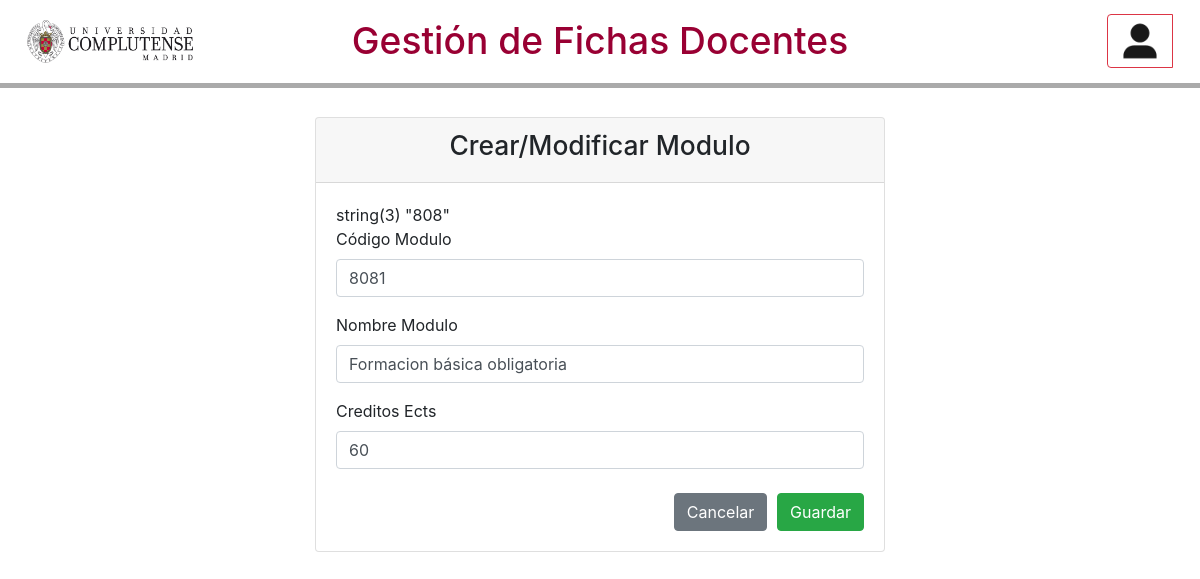
Screenshot of /modulo.php?idGrado=808&idModulo=8081 (signed in) with the database file from the repository.
### tables this page shows
CREATE TABLE `modulo` (
  `IdModulo` int(5) NOT NULL,
  `NombreModulo` varchar(100) NOT NULL,
  `CreditosModulo` float NOT NULL,
  `Activo` float NOT NULL,
  `CodigoGrado` int(4) NOT NULL
);

### includes/DataSource.php (called while the page is built, shortened)
<?php
require_once('config.php');
class DataSource{
    private $dsn;
    private $dbh;
    public  function __construct(){
        try{
            $this->dsn = "mysql:host=".BD_HOST.";dbname=".BD_NAME."";
            $this->dbh= new \PDO($this->dsn,BD_USER,BD_PASS);
        }
        catch(\PDOException $e){
            echo $e->getMessage();
        }
    }
    public function executeQuery($sql,$values){
        if(isset($this->dsn)&&isset($this->dbh)&&isset($sql)){
            $query=$this->dbh->prepare($sql);
            $query->execute($values);
            $results=$query->fetchAll(\PDO::FETCH_ASSOC);
            return $results;
        }else{
            return -1;
        }
    }
}

### includes/Integracion/Modulo/DAOModuloImplements.php (called while the page is built, shortened)
<?php
class DAOModuloImplements implements DAOModulo
{
    public static function findModulo($idModulo)
    {
        $singletonDataSource = new SingletonDataSource();
        $dataSource = $singletonDataSource->getInstance();
        $sql = "SELECT * FROM modulo WHERE IdModulo = :idModulo";
        $values = array(':idModulo' => $idModulo);
        $results = $dataSource->executeQuery($sql, $values);
        return $results;
    }
}

### includes/Negocio/Modulo/SAModuloImplements.php (called while the page is built, shortened)
<?php
require_once('includes/Negocio/Modulo/Modulo.php');
class SAModuloImplements implements SAModulo
{
    public static function findModulo($idModulo)
    {
        $factoriesDAO = new \es\ucm\FactoriesDAOImplements();
        $DAOModulo = $factoriesDAO->createDAOModulo();
        $modulo = $DAOModulo->findModulo($idModulo);
        if ($modulo && count($modulo) === 1) {
            $modulo = new Modulo(
                $modulo[0]['IdModulo'],
                $modulo[0]['NombreModulo'],
                $modulo[0]['CreditosModulo'],
                $modulo[0]['Activo'],
                $modulo[0]['CodigoGrado']
            );
        }
        else{
         $modulo   =null;
        }
        return $modulo;
    }
}

### includes/Presentacion/FactoriaComandos/Modulo/CommandFindModulo.php (called while the page is built, shortened)
<?php
class CommandFindModulo implements Command
{
    public function execute($data)
    {
        $factorySA = new FactorySAImplements();
        $saModulo = $factorySA->createSAModulo();
        $modulo = $saModulo->findModulo($data);
        $responseContext = null;
        if (isset($modulo)) {
            $responseContext = new Context(FIND_MODULO_OK, $modulo);
        } else {
            $responseContext = new Context(FIND_MODULO_FAIL, null);
        }
        return $responseContext;
    }
}

### includes/Presentacion/Controlador/ControllerImplements.php (called while the page is built, shortened)
<?php
class ControllerImplements extends Controller
{
    public function action($context)
    {
        $factoryCommand = new FactoryCommandImplements;
        $command = $factoryCommand->getCommand($context->getEvent());
        $data = $context->getData();
        if ($command != null) {
            return $responseContext = $command->execute($data);
        }
        else return ERROR_EVENTO;
    }
}

### includes/SingletonDataSource.php (called while the page is built, shortened)
<?php
class SingletonDataSource{
    public static function getInstance(){
        if(!isset($data) || $data == NULL){
            $data = new \es\ucm\DataSource();
        }
        return $data;
    }
}

### includes/FormModulo.php (the view, shortened to what this page needs)
<?php
require_once('includes/Presentacion/Controlador/ControllerImplements.php');
class FormModulo extends Form
{
    protected function generaCamposFormulario($datosIniciales)
    {
        $Nombre = isset($datosIniciales['Nombre']) ? $datosIniciales['Nombre'] : null;
        $Horas = isset($datosIniciales['Horas']) ?  $datosIniciales['Horas'] : null;
        $idGrado = $datosIniciales['Grado'];
        $idModulo = isset($datosIniciales['idModulo']) ? $datosIniciales['idModulo'] : null;
        $html = '
        <input type="hidden" name="idGrado" value="' . $idGrado . '" required />
        <input type="hidden" name="idModulo" value="' . $idModulo . '" required />';
        $html .= '<div class="form-group">
        <label for="IdModulo">Código Modulo</label>
        <input class="form-control" id="IdModulo" rows="10" name="IdModulo" value="' . $idModulo . '" required>
        </div>';
        $html .= '<div class="form-group">
				<label for="nombre">Nombre Modulo</label>
				<input class="form-control" id="nombre" rows="10" name="nombre" value="' . $Nombre . '" required>
                </div>';
        $html .= '<div class="form-group">
				<label for="horas">Creditos Ects</label>
				<input class="form-control" id="horas" rows="10" name="horas" value="' . $Horas . '">
                </div>';
        $html .= '<div class="text-right">
		<a href="gestionGrados.php?IdGrado=' . $idGrado . '#nav-info-grado">
		<button type="button" class="btn btn-secondary" id="btn-form">
		Cancelar
		</button>
		</a>
		<button type="submit" class="btn btn-success" id="btn-form" name="registrar">Guardar</button>
		</div>';
        return $html;
    }
}

### includes/Presentacion/Vistas/css/fichasdocentes.css (style rules this page uses)
html { height: 100%; margin: 0 auto; }
a { color: #454545; text-decoration: none; }
#btn-form { margin-top: 1.5% !important; margin-left: 1% !important; }

### rows the page displays
modulo: IdModulo "8081", nombre "Formacion básica obligatoria", horas "60"
